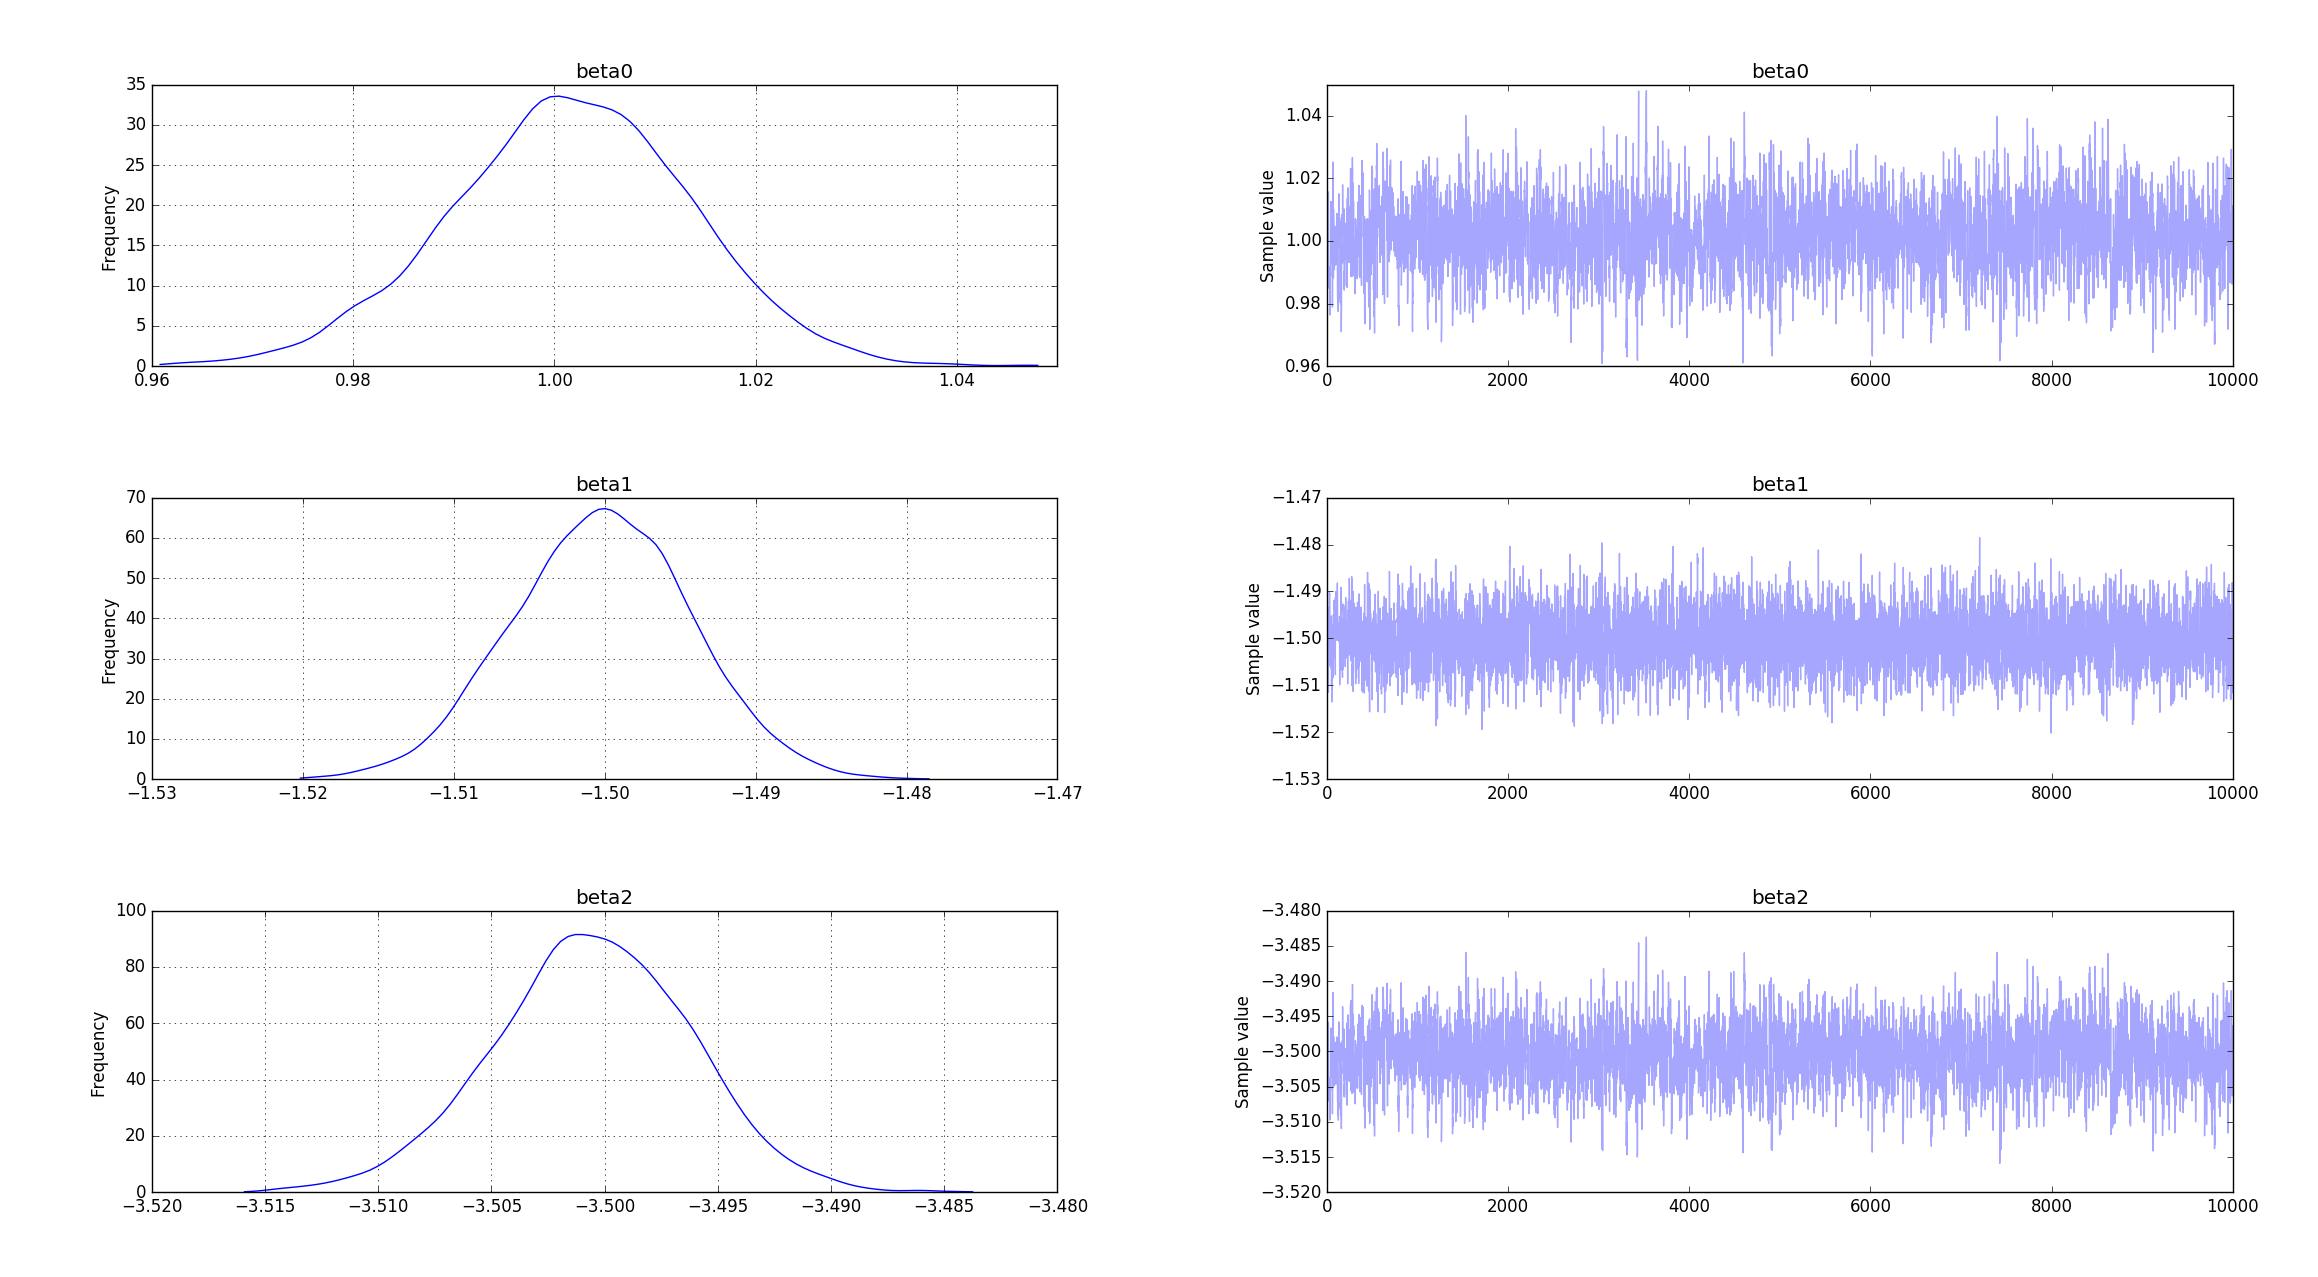

Write the Python code that produced this figure.
# From Bayesian Models for Astrophysical Data 
# by Hilbe, de Souza & Ishida, 2017, Cambridge Univ. Press

# Code 6.7 - Bayesian Poisson model using pure Python
# 1 response (py) and 2 explanatory variables (x1_2, x2)

import numpy as np
import pandas
import pylab as plt
import pymc3 as pm

from scipy.stats import norm, binom, poisson

# Data
np.random.seed(18472)                # set seed to replicate example
nobs= 750                            # number of obs in model 

x1_2 = binom.rvs(1, 0.7, size=nobs)
x2 = norm.rvs(loc=0, scale=1.0, size=nobs)

xb = 1 - 1.5 * x1_2  - 3.5 * x2      # linear predictor, xb           
exb = np.exp(xb)
py = poisson.rvs(exb)                # create y as adjusted

df = pandas.DataFrame({'x1_2': x1_2, 'x2':x2, 'py': py})   # re-write data

# Fit
niter = 10000                        # parameters for MCMC

with pm.Model() as model_glm:
    # define priors
    beta0 = pm.Flat('beta0')
    beta1 = pm.Flat('beta1')
    beta2 = pm.Flat('beta2')

    # define likelihood
    mu = np.exp(beta0 + beta1*x1_2 + beta2 * x2)
    y_obs = pm.Poisson('y_obs', mu, observed=py)

    # inference
    start = pm.find_MAP()             # Find starting value by optimization
    step = pm.NUTS()
    trace = pm.sample(niter, step, start, progressbar=True)

# Output
pm.summary(trace)

# show graphical output
pm.traceplot(trace)
plt.show()
